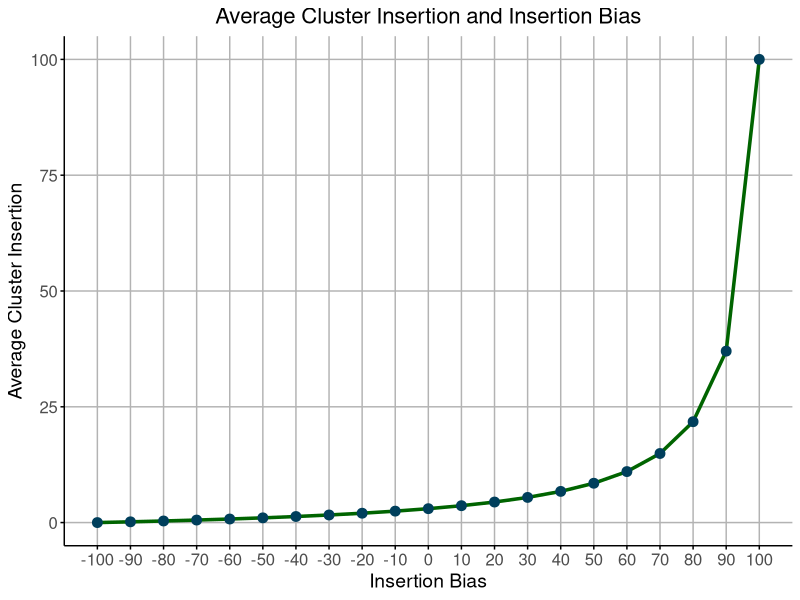
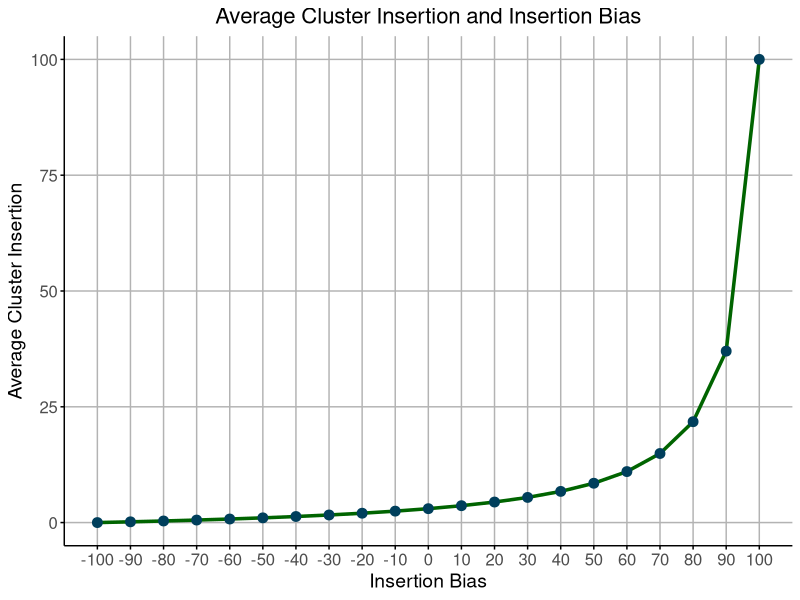

Write the R code that produced these figures, in order.
library(ggplot2)
library(gridExtra)

# Define your function
pc <- function(bias, clufrac) {
    genfrac = 1.0 - clufrac
    bias = bias / 100
    clufit = (bias + 1.0) / 2.0
    genfit = 1.0 - clufit
    totfit = clufrac * clufit + genfrac * genfit
    p = (clufrac * clufit) / totfit
    return(p * 100)
}

# Generate data
bias_values <- seq(-100, 100, by = 10)
clufrac <- 0.03  # 3 % Cluster Size
pc_values <- sapply(bias_values, pc, clufrac = clufrac)
df2 <- data.frame(bias = bias_values, pc = pc_values)

# Create the plot
a <- ggplot(df2, aes(x = bias, y = pc)) +
  geom_line(color = "darkgreen", size = 1.2) +
  geom_point(color = "#003f5c", size = 3) +
  labs(title = "Average Cluster Insertion and Insertion Bias",
       x = "Insertion Bias",
       y = "Average Cluster Insertion") +
  scale_x_continuous(breaks = seq(-100, 100, by = 10)) +
  theme_minimal() +
  theme(plot.title = element_text(hjust = 0.5, size = 16),
        axis.title = element_text(size = 14),
        axis.text = element_text(size = 12),
        panel.grid.major = element_line(color = "grey70"),
        panel.grid.minor = element_blank(),
        axis.line = element_line(color = "black"),
        axis.ticks = element_line(color = "black"))

# Save the plot
ggsave(
  filename = "/Users/shashankpritam/github/Insertion-Bias-TE/images/Figure_1B.jpg",
  plot = a,
  width = 10,
  height = 10,
  units = "in"
)
ggsave(
  filename = "/Users/shashankpritam/github/Insertion-Bias-TE/images/fig_pdf/Figure_1B.pdf",
  plot = a,
  width = 10,
  height = 10,
  units = "in"
)

